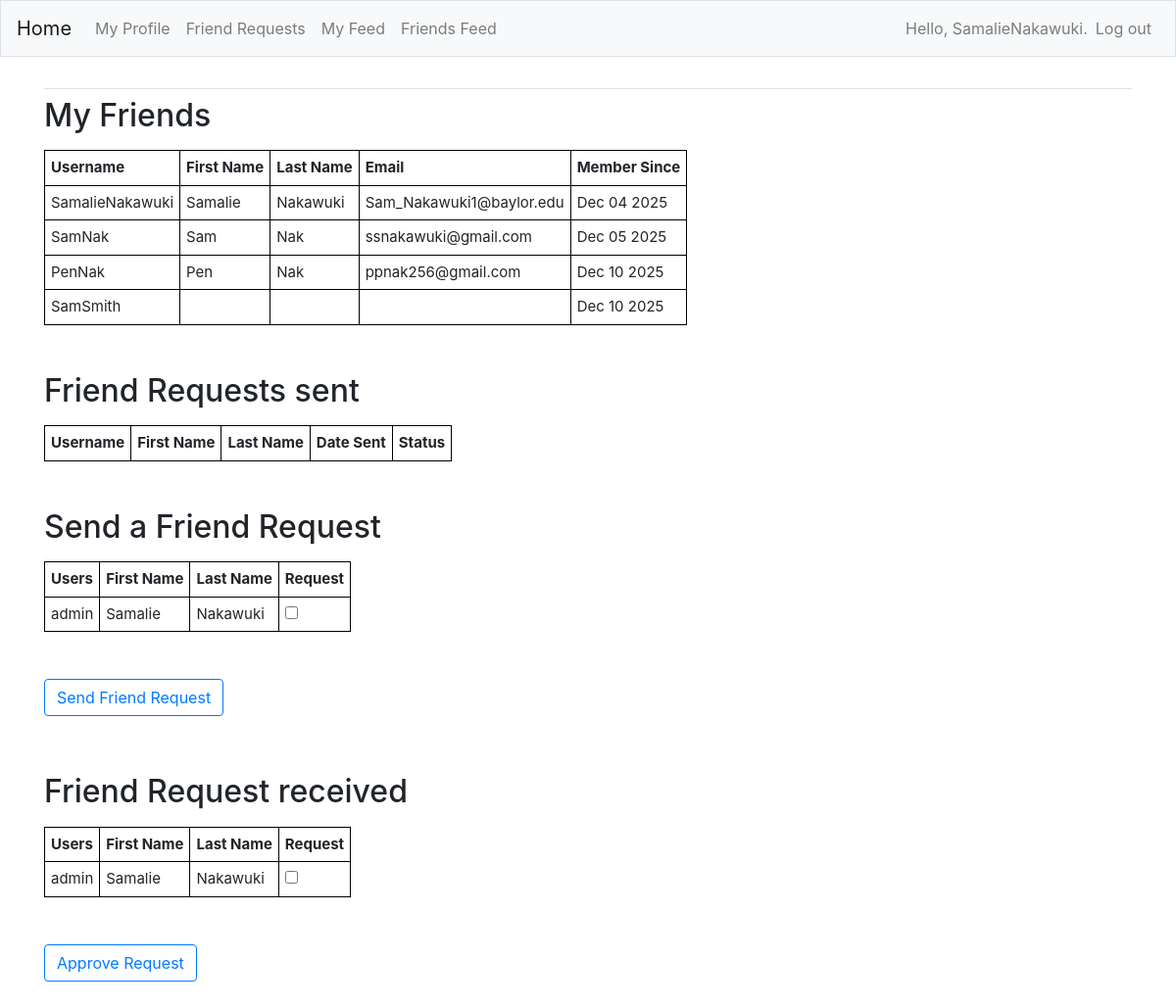
Before: /friends (signed in) with the older database file.
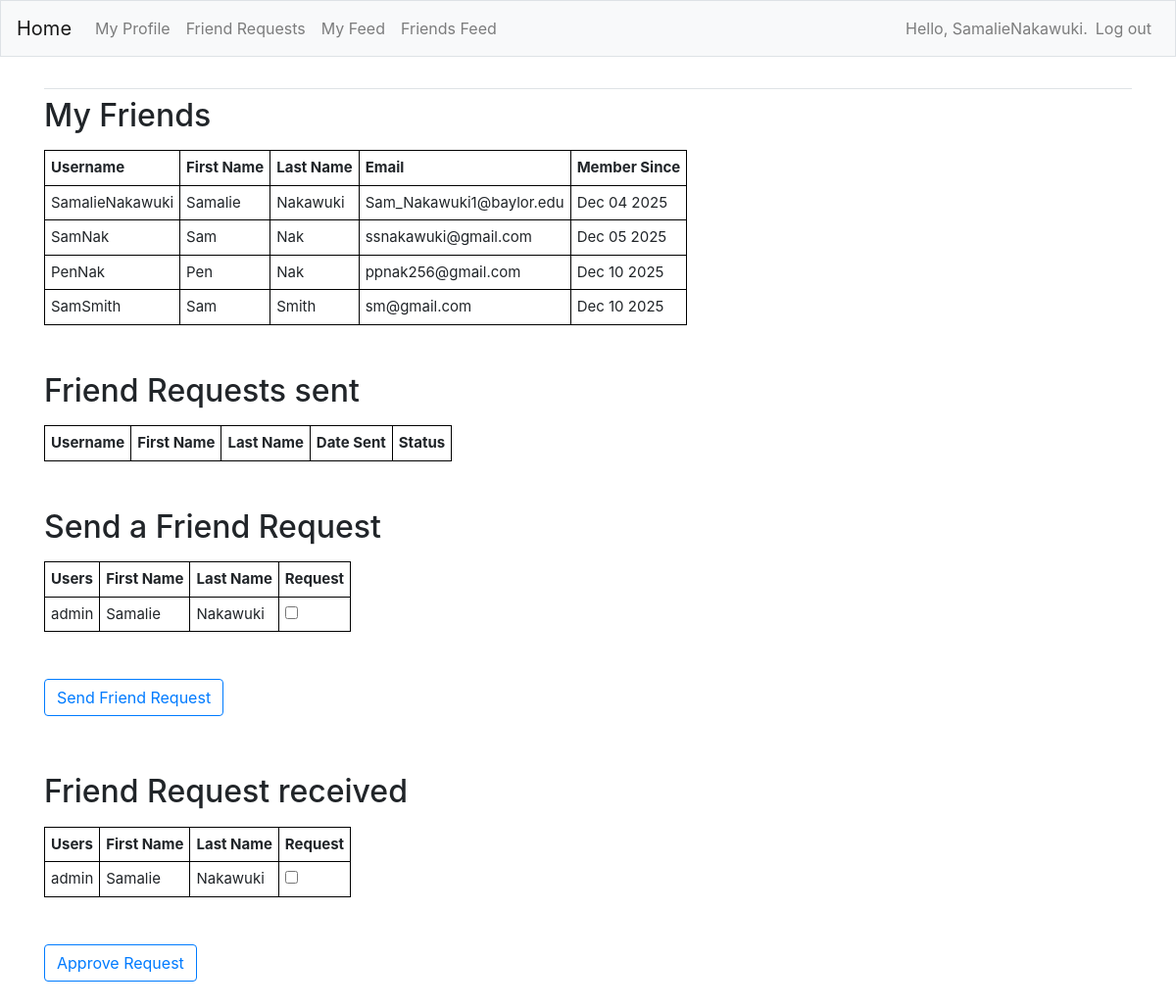
After: the same page with the newer database file.
### FeedApp/models.py (models this page shows, shortened)
class Profile(models.Model):
    first_name = models.CharField(max_length=200, blank=True)
    last_name = models.CharField(max_length=200, blank=True)
    email = models.EmailField(max_length=300, blank=True)
    dob = models.DateField(null=True, blank=True)
    bio = models.TextField(blank=True)
    user = models.OneToOneField(User, on_delete=models.CASCADE)
    friends = models.ManyToManyField('auth.User', blank=True, related_name='friends')
    created = models.DateTimeField(auto_now=True)
    updated = models.DateTimeField(auto_now_add=True)
    def __str__(self):
        return f"{self.user.username}"

class Relationship(models.Model):
    sender = models.ForeignKey(Profile, on_delete=models.CASCADE, related_name='sender')
    receiver = models.ForeignKey(Profile, on_delete=models.CASCADE, related_name='receiver')
    status = models.CharField(max_length=8, choices=STATUS_CHOICES, default='sent')
    created = models.DateTimeField(auto_now=True)
    updated = models.DateTimeField(auto_now_add=True)

### FeedApp/views.py (the view, shortened to what this page needs)
# urls.py: path('friends', views.friends, name='friends'),
@login_required
def friends(request):
    admin_profile = Profile.objects.get(user=1)  # Assuming user with ID 1 is the admin
    user_profile = Profile.objects.get(user=request.user)
    user_friends = user_profile.friends.all()
    user_friends_profiles = Profile.objects.filter(user__in=user_friends)
    user_relationships = Relationship.objects.filter(sender=user_profile)
    request_sent_profiles = user_relationships.values('receiver')
    all_profiles = Profile.objects.exclude(user=request.user).exclude(id__in=user_friends_profiles).exclude(id__in=request_sent_profiles)
    request_received_profiles = Relationship.objects.filter(receiver=user_profile, status='sent')
    if not user_relationships.exists():
        Relationship.objects.create(sender=user_profile, receiver=admin_profile, status='sent')
    context = {'user_friends_profiles': user_friends_profiles, 'user_relationships': user_relationships,
                'all_profiles': all_profiles, 'request_received_profiles': request_received_profiles}
    return render(request, 'FeedApp/friends.html', context)

### FeedApp/templates/FeedApp/friends.html (shortened to what this page needs)
{% extends "FeedApp/base.html" %}
{% load bootstrap4 %}
{% block content %}
<h2>
    <p>My Friends</p>
</h2>
<table>
    <tr>
        <th>Username</th>
        <th>First Name</th>
        <th>Last Name</th>
        <th>Email</th>
        <th>Member Since</th>
    </tr>
    {% for friend in user_friends_profiles %}
    <tr>
        <td>{{friend}}</td>
        <td>{{friend.first_name}}</td>
        <td>{{friend.last_name}}</td>
        <td>{{friend.email}}</td>
        <td>{{friend.created|date:"M d Y"}}</td>
    </tr>
    {% endfor %}
</table>
<br><br>
<h2>
    <p>Friend Requests sent</p>
</h2>
<table>
    <tr>
        <th>Username</th>
        <th>First Name</th>
        <th>Last Name</th>
        <th>Date Sent</th>
        <th>Status</th>
    </tr>
</table>
<br><br>
<h2>
    <p>Send a Friend Request</p>
</h2>
<form action="{% url 'FeedApp:friends' %}" method='post'>
    <table>
        <tr>
            <th>Users</th>
            <th>First Name</th>
            <th>Last Name</th>
            <th>Request</th>
        </tr>
        {% for profile in all_profiles %}
        <tr>
            <td>{{profile}}</td>
            <td>{{profile.first_name}}</td>
            <td>{{profile.last_name}}</td>
            <td><input type="checkbox" name="send_requests" value="{{profile.id}}"></td>
        </tr>
        {% endfor %}
    </table>
    <br><br>
    <button name="submit" class="btn btn-outline-primary" style="float: left;">Send Friend Request</button>
</form>
<br><br><br><br>
<h2>
    <p>Friend Request received</p>
</h2>
<form action="{% url 'FeedApp:friends' %}" method='post'>
    <table>
        <tr>
            <th>Users</th>
            <th>First Name</th>
            <th>Last Name</th>
            <th>Request</th>
        </tr>
        {% for rr in request_received_profiles %}
        <tr>
            <td>{{rr.sender}}</td>
            <td>{{rr.sender.first_name}}</td>
            <td>{{rr.sender.last_name}}</td>
            <td><input type="checkbox" name="receive_requests" value="{{rr.id}}"></td>
        </tr>
        {% endfor %}
    </table>
    <br><br>
    <button name="submit" class="btn btn-outline-primary" style="float: left;">Approve Request</button>
    <br><br><br><br>
</form>
{% endblock content %}

### FeedApp/templates/FeedApp/base.html (shortened to what this page needs)
{% load bootstrap4 %}
<!doctype html>
<html lang="en">
<head>
    {% bootstrap_css %}
</head>
<body>
    <nav class="navbar navbar-expand-md navbar-light bg-light mb-4 border">
        <a class="navbar-brand" href="{% url 'FeedApp:index'%}">
            Home</a>
        <div class="collapse navbar-collapse" id="navbarCollapse">
            <ul class="navbar-nav mr-auto">
                <li class="nav-item">
                    <a class="nav-link" href="{% url 'FeedApp:profile' %}">My Profile</a>
                </li>
                <li class="nav-item">
                    <a class="nav-link" href="{% url 'FeedApp:friends' %}">Friend Requests</a>
                </li>
                <li class="nav-item">
                    <a class="nav-link" href="{% url 'FeedApp:myfeed' %}">My Feed</a>
                </li>
                <li class="nav-item">
                    <a class="nav-link" href="{% url 'FeedApp:friendsfeed' %}">Friends Feed</a>
                </li>
            </ul>
            <ul class="navbar-nav ml-auto">
                {% if user.is_authenticated %}
                <li class="nav-item">
                    <span class="navbar-text">Hello, {{ user.username }}.</span>
                </li>
                <li class="nav-item">
                    <a class="nav-link" href="{% url 'users:logout' %}">Log out</a>
                </li>
                {% endif %}
            </ul>
        </div>
    </nav>
    <main role="main" class="container">
        <div class="pb-2 mb-2 border-bottom">
        </div>
        <div>
            {% block content %}{% endblock content %}
        </div>
    </main>
</body>
</html>

### FeedApp/templates/FeedApp/friends.html (style rules this page uses)
table { font-size: 15px; width: auto; }
th, td { border: 1px solid black; padding: 6px; }

Changed rows visible on the page:
changed Profile "SamSmith": first_name (not shown) → "Sam"; last_name (not shown) → "Smith"; email (not shown) → "sm@gmail.com"
